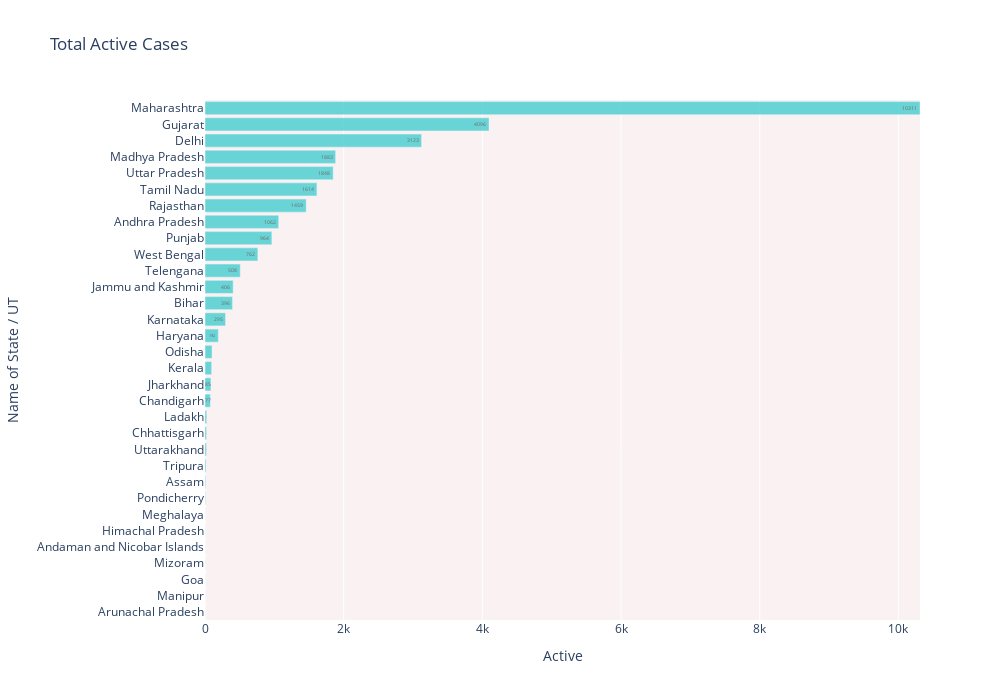

Source (notebook cell):
### Code cell
fig = px.bar(df.sort_values('Active', ascending=False).sort_values('Active', ascending=True), 
             x="Active", y="Name of State / UT", 
             title='Total Active Cases', 
             text='Active', 
             orientation='h', 
             width=1000, height=700, range_x = [0, max(df['Active'])])
fig.update_traces(marker_color='#46cdcf', opacity=0.8, textposition='inside')

fig.update_layout(plot_bgcolor='rgb(250, 242, 242)')
fig.show()

### Figure 1 — Plotly figure (JSON) as saved in the notebook; plotly's stock layout.template omitted (floating-point values rounded to 4 significant figures)
{"data": [{"alignmentgroup": "True", "hovertemplate": "Active=%{text}<br>Name of State / UT=%{y}<extra></extra>", "legendgroup": "", "marker": {"color": "#46cdcf"}, "name": "", "offsetgroup": "", "opacity": 0.8, "orientation": "h", "showlegend": false, "text": [0, 0, 0, 1, 1, 1, 1, 6, 9, 14, 20, 21, 25, 77, 85, 95, 101, 192, 295, 396, 406, 508, 762, 964, 1062, 1459, 1614, 1848, 1883, 3123, 4096, 10311], "textposition": "inside", "type": "bar", "x": [0, 0, 0, 1, 1, 1, 1, 6, 9, 14, 20, 21, 25, 77, 85, 95, 101, 192, 295, 396, 406, 508, 762, 964, 1062, 1459, 1614, 1848, 1883, 3123, 4096, 10311], "xaxis": "x", "y": ["Arunachal Pradesh", "Manipur", "Goa", "Mizoram", "Andaman and Nicobar Islands", "Himachal Pradesh", "Meghalaya", "Pondicherry", "Assam", "Tripura", "Uttarakhand", "Chhattisgarh", "Ladakh", "Chandigarh", "Jharkhand", "Kerala", "Odisha", "Haryana", "Karnataka", "Bihar", "Jammu and Kashmir", "Telengana", "West Bengal", "Punjab", "Andhra Pradesh", "Rajasthan", "Tamil Nadu", "Uttar Pradesh", "Madhya Pradesh", "Delhi", "Gujarat", "Maharashtra"], "yaxis": "y"}], "layout": {"barmode": "relative", "height": 700, "legend": {"tracegroupgap": 0}, "plot_bgcolor": "rgb(250, 242, 242)", "title": {"text": "Total Active Cases"}, "width": 1000, "xaxis": {"anchor": "y", "domain": [0, 1], "range": [0, 10311], "title": {"text": "Active"}}, "yaxis": {"anchor": "x", "domain": [0, 1], "title": {"text": "Name of State / UT"}}}}
